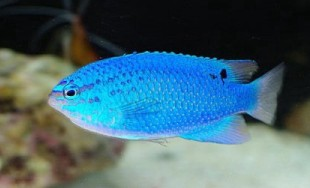
//> input picture zh/blue_fish.jpg, 310 x 188 px
$ ./feladat2   (built with g++ and OpenCV 4)
//> lines starting //> are read from the running program, lines starting //| are printed output that depends on the picture; after the words box and inside, x2 and y2 are one past the last pixel; in counts of white or black regions, pixels touching at a corner belong together
#include <opencv2/core.hpp>
#include <opencv2/highgui.hpp>
#include <opencv2/imgproc.hpp>
#include <iostream>

int main() {
    std::string in_p = "/Users/klevcsoo/Developer/deik-kepfeldolgozas/zh/blue_fish.jpg";
    cv::Mat blue_fish = cv::imread(in_p);
//> blue_fish is the input picture: 188 rows x 310 cols, CV_8UC3; mean B, G, R 112.6, 101.5, 69.9
    cv::Mat filtered;
    cv::medianBlur(blue_fish, filtered, 5);
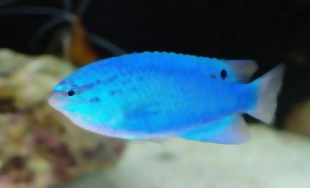
//> filtered: 188 rows x 310 cols, CV_8UC3; mean B, G, R 112.7, 101.5, 69.7
    std::string out_p_f = "/Users/klevcsoo/Developer/deik-kepfeldolgozas/zh/filtered_stud.png";
    cv::imwrite(out_p_f, filtered);

    cv::Mat hsv;
    cv::cvtColor(filtered, hsv, cv::COLOR_BGR2HSV);
//> hsv: 188 rows x 310 cols, CV_8UC3; mean H, S, V 77, 104.2, 123.7
    std::string out_p_h = "/Users/klevcsoo/Developer/deik-kepfeldolgozas/zh/hsv_stud.png";
    cv::imwrite(out_p_h, hsv);
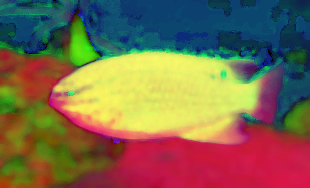
//> saved as hsv_stud.png: 188 rows x 310 cols, CV_8UC3; mean B, G, R 77, 104.2, 123.7

    cv::Mat mask;
    cv::inRange(hsv, cv::Scalar(80, 10, 100), cv::Scalar(120, 255, 255), mask);
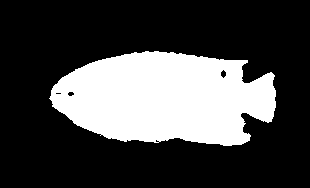
//> mask: 188 rows x 310 cols, CV_8UC1; 27.6% white; 1 white region, box (x1, y1, x2, y2) and area: (49, 51, 276, 146) 16102
    std::string out_p_m = "/Users/klevcsoo/Developer/deik-kepfeldolgozas/zh/mask_stud.png";
    cv::imwrite(out_p_m, mask);

    cv::Mat result, mask3ch;
    result.create(blue_fish.size(), CV_8UC3);
    result.setTo(0);
    cv::cvtColor(mask, mask3ch, cv::COLOR_GRAY2BGR);
    for (int i = 0; i < mask3ch.rows; i++) {
        for (int j = 0; j < mask3ch.cols; j++) {
            cv::Vec3b c = mask3ch.at<cv::Vec3b>(i, j);
            if (c[2] > 250) {
                result.at<cv::Vec3b>(i, j) = blue_fish.at<cv::Vec3b>(i, j);
            }
        }
    }
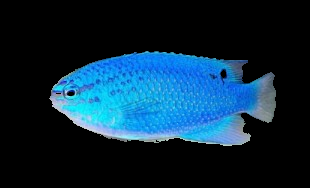
//> result: 188 rows x 310 cols, CV_8UC3; mean B, G, R 60.6, 41.4, 12.1
    std::string out_p_r = "/Users/klevcsoo/Developer/deik-kepfeldolgozas/zh/result_stud.png";
    cv::imwrite(out_p_r, result);

    return 0;
}
